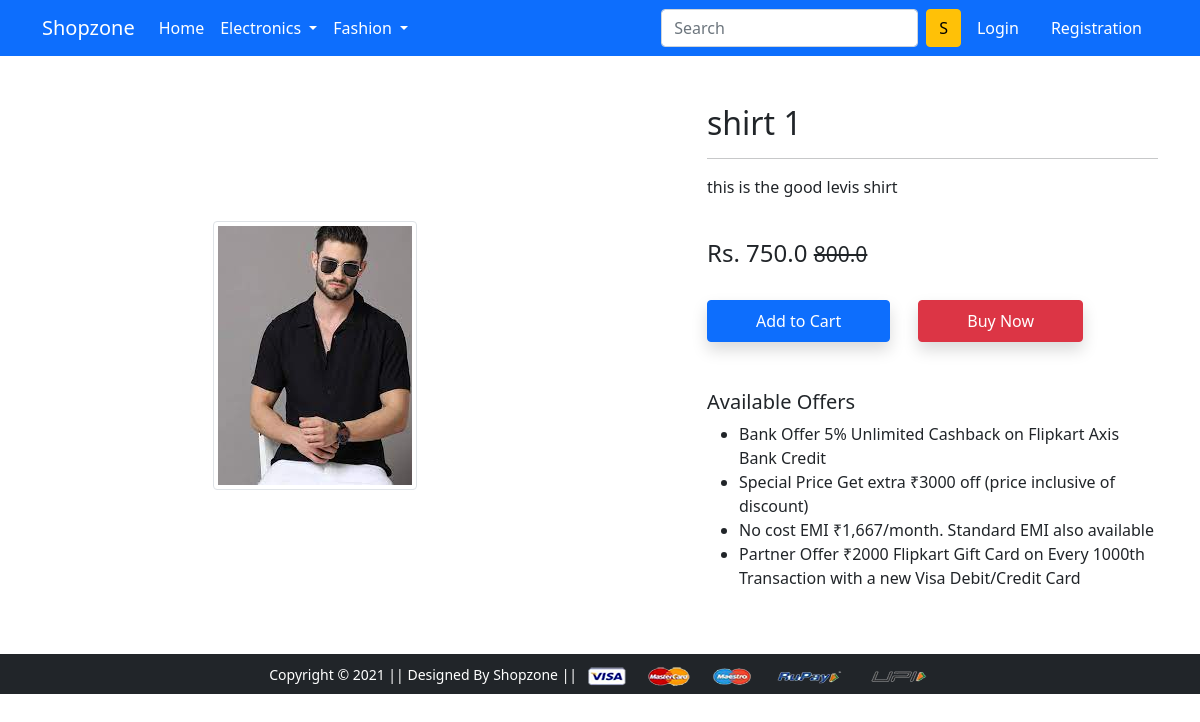
Screenshot of /product-detail/1/ with the database file from the repository.
### app/models.py (models this page shows)
class Product(models.Model):
    title = models.CharField(max_length=100)
    selling_price = models.FloatField()
    discounted_price = models.FloatField()
    description = models.TextField()
    brand = models.CharField(max_length=100)
    category = models.CharField(choices=CATEGORY_CHOICES, max_length=2)
    product_image = models.ImageField(upload_to='productimg')

### app/views.py (the view)
# urls.py: path('product-detail/<int:pk>/', views.ProductDetailView.as_view(), name='product-detail'),
class ProductDetailView(View):
    def get(self, request, pk):
        totalitem = 0
        product = Product.objects.get(pk=pk)
        print(product.id)
        item_already_in_cart = False
        if request.user.is_authenticated:
            totalitem = len(Cart.objects.filter(user=request.user))
            item_already_in_cart = Cart.objects.filter(Q(product=product.id) & Q(user=request.user)).exists()
        return render(request, 'app/productdetail.html',
                      {'product': product, 'item_already_in_cart': item_already_in_cart, 'totalitem': totalitem})

### app/templates/app/productdetail.html (shortened to what this page needs)
{% extends 'app/base.html' %}
{% load static %}
{% block main-content %}
<div class="container my-5">
 <div class="row">
  <div class="col-sm-6 text-center align-self-center">
   <img src="{{product.product_image.url}}" alt="" class="img-fluid img-thumbnail">
  </div>
  <div class="col-sm-5 offset-sm-1">
   <h2>{{product.title}}</h2>
   <hr>
   <p>{{product.description}}</p> <br>
   <h4>Rs. {{product.discounted_price}} <small class="fw-light text-decoration-line-through">{{product.selling_price}}</small></h4> <br>
   {% if not request.user.is_authenticated %}
     <form action="/add-to-cart" class="d-inline">
      <button type="submit" class="btn btn-primary shadow px-5 py-2">Add to Cart</button>
     </form>
   {% endif %}
   <a href="{% url 'checkout' %}" class="btn btn-danger shadow px-5 py-2 ms-4">Buy Now</a>
   <h5 class="mt-5">Available Offers</h5>
   <ul>
    <li>Bank Offer 5% Unlimited Cashback on Flipkart Axis Bank Credit</li>
    <li>Special Price Get extra ₹3000 off (price inclusive of discount)</li>
    <li>No cost EMI ₹1,667/month. Standard EMI also available</li>
    <li>Partner Offer ₹2000 Flipkart Gift Card on Every 1000th Transaction with a new Visa Debit/Credit Card</li>
   </ul>
  </div>
 </div>
</div>
{% endblock main-content %}

### rows the page displays
Product: product_image (picture), title "shirt 1", description "this is the good levis shirt", discounted_price "750.0", selling_price "800.0"
